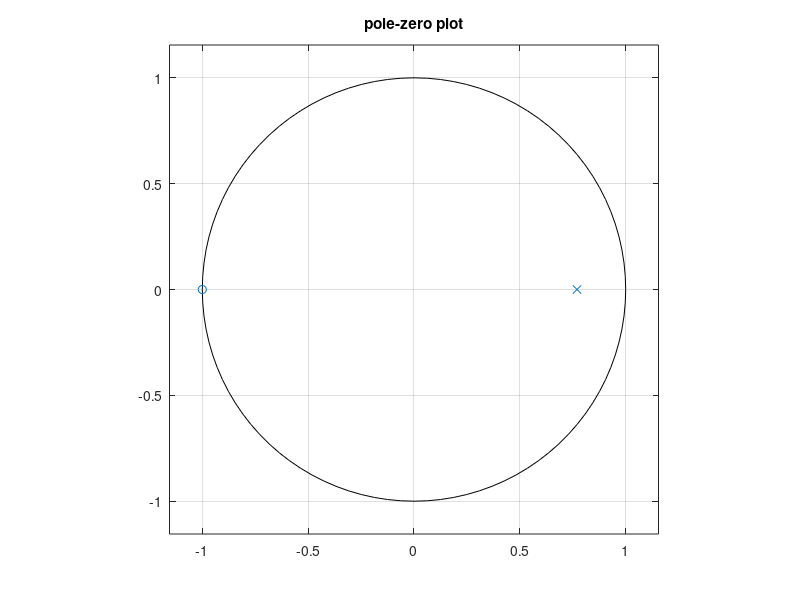
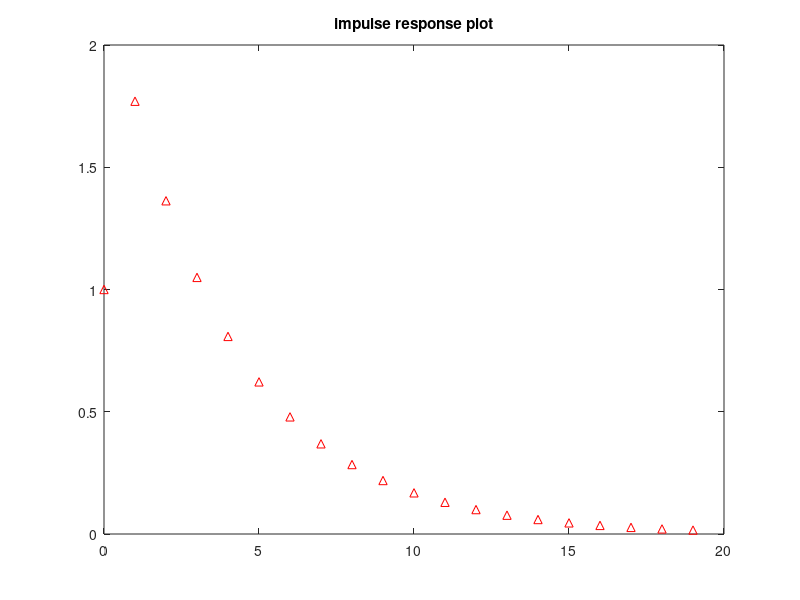
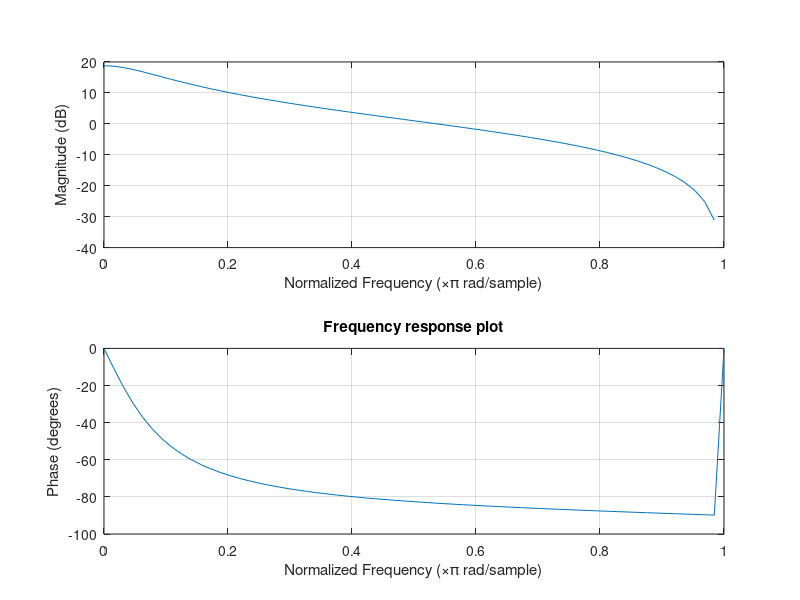

Recreate these plots in MATLAB, in order.
clear;clc;clf;
num = [1 1] ; den = [1 -0.77];
[z, p, k] = tf2zp(num, den);
figure(1);
zplane(z,p);
title('pole-zero plot');
figure(2);
impz(num, den, 20);
title('impulse response plot');
figure(3);
freqz(num, den, 64);
title('Frequency response plot');